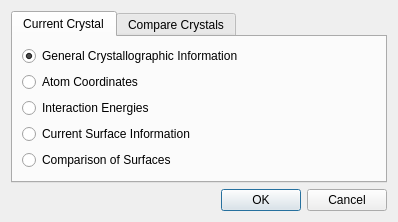
<?xml version="1.0" encoding="UTF-8"?>
<ui version="4.0">
 <class>InfoChooserDialog</class>
 <widget class="QWidget" name="InfoChooserDialog">
  <property name="geometry">
   <rect>
    <x>0</x>
    <y>0</y>
    <width>398</width>
    <height>199</height>
   </rect>
  </property>
  <property name="windowTitle">
   <string>Information</string>
  </property>
  <layout class="QVBoxLayout" name="verticalLayout">
   <item>
    <widget class="QTabWidget" name="tabWidget">
     <property name="currentIndex">
      <number>0</number>
     </property>
     <widget class="QWidget" name="currentCrystalTab">
      <attribute name="title">
       <string>Current Crystal</string>
      </attribute>
      <layout class="QVBoxLayout" name="verticalLayout_2">
       <item>
        <widget class="QRadioButton" name="generalCrystalInfoRadio">
         <property name="text">
          <string>General Crystallographic Information</string>
         </property>
         <property name="checked">
          <bool>true</bool>
         </property>
        </widget>
       </item>
       <item>
        <widget class="QRadioButton" name="atomCoordinatesRadio">
         <property name="text">
          <string>Atom Coordinates</string>
         </property>
        </widget>
       </item>
       <item>
        <widget class="QRadioButton" name="interactionEnergiesRadio">
         <property name="text">
          <string>Interaction Energies</string>
         </property>
        </widget>
       </item>
       <item>
        <widget class="QRadioButton" name="currentSurfaceRadio">
         <property name="text">
          <string>Current Surface Information</string>
         </property>
        </widget>
       </item>
       <item>
        <widget class="QRadioButton" name="surfaceComparisonRadio">
         <property name="text">
          <string>Comparison of Surfaces</string>
         </property>
        </widget>
       </item>
      </layout>
     </widget>
     <widget class="QWidget" name="compareCrystalsTab">
      <attribute name="title">
       <string>Compare Crystals</string>
      </attribute>
      <layout class="QVBoxLayout" name="verticalLayout_3">
       <item>
        <widget class="QRadioButton" name="compareCrystalsGeneralCrystalInfoRadio">
         <property name="text">
          <string>General Crystallographic Information</string>
         </property>
         <property name="checked">
          <bool>true</bool>
         </property>
        </widget>
       </item>
       <item>
        <spacer name="verticalSpacer">
         <property name="orientation">
          <enum>Qt::Vertical</enum>
         </property>
         <property name="sizeHint" stdset="0">
          <size>
           <width>20</width>
           <height>40</height>
          </size>
         </property>
        </spacer>
       </item>
      </layout>
     </widget>
    </widget>
   </item>
   <item>
    <widget class="QDialogButtonBox" name="buttonBox">
     <property name="standardButtons">
      <set>QDialogButtonBox::Cancel|QDialogButtonBox::Ok</set>
     </property>
    </widget>
   </item>
  </layout>
 </widget>
 <resources/>
 <connections/>
</ui>
